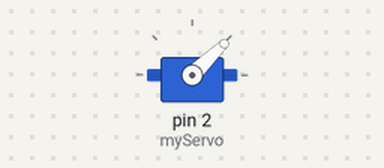
The sketch below on a simulated Arduino Uno, built with avr-gcc and run on an emulated ATmega328P. On the bench: servo.

Above: at 0.05 s.
At 1.5 s:
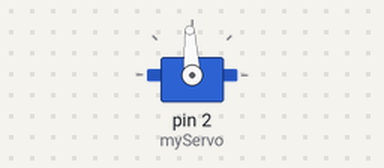
At 3.0 s:
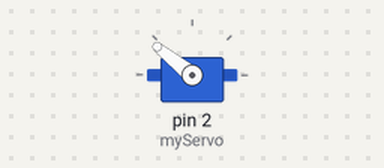
At 6.0 s:
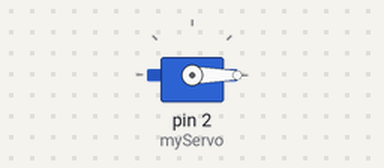
Timing chart, 0 to 7.8 s (numbered marks = the images above):
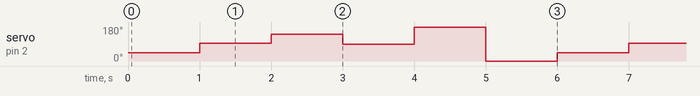

The sketch:

w10_3_servo_motor.ino
```cpp
#include <Servo.h>

Servo myServo;  // create a servo object

void setup() {
  myServo.attach(2);  // attach the servo to pin 2

}

void loop() {
    // move the servo to the 0 degree position slowly:
  myServo.writeMicroseconds(1000); //1000 is fully counter-clockwise
  delay(1000);

  // move the servo to the 90 degree position quickly:
  myServo.writeMicroseconds(1500);//1500 is in the middle
  delay(1000);

  // move the servo to the 180 degree position slowly:
  myServo.writeMicroseconds(2000);  //2000 is fully clockwise
  delay(1000);


  // move the servo to the 90 degree position:
  myServo.write(90);
  delay(1000);

  // move the servo to the 180 degree position:
  myServo.write(180);
  delay(1000);

  // move the servo to the 0 degree position:
  myServo.write(0);
  delay(1000);

}
```

Measured:
- by itself, servo on pin 2 (myServo): repeats every 6.0 s: 141° 1.0 s, 90° 1.0 s, 180° 1.0 s, 0° 1.0 s, 44° 1.0 s, 93° 1.0 s
